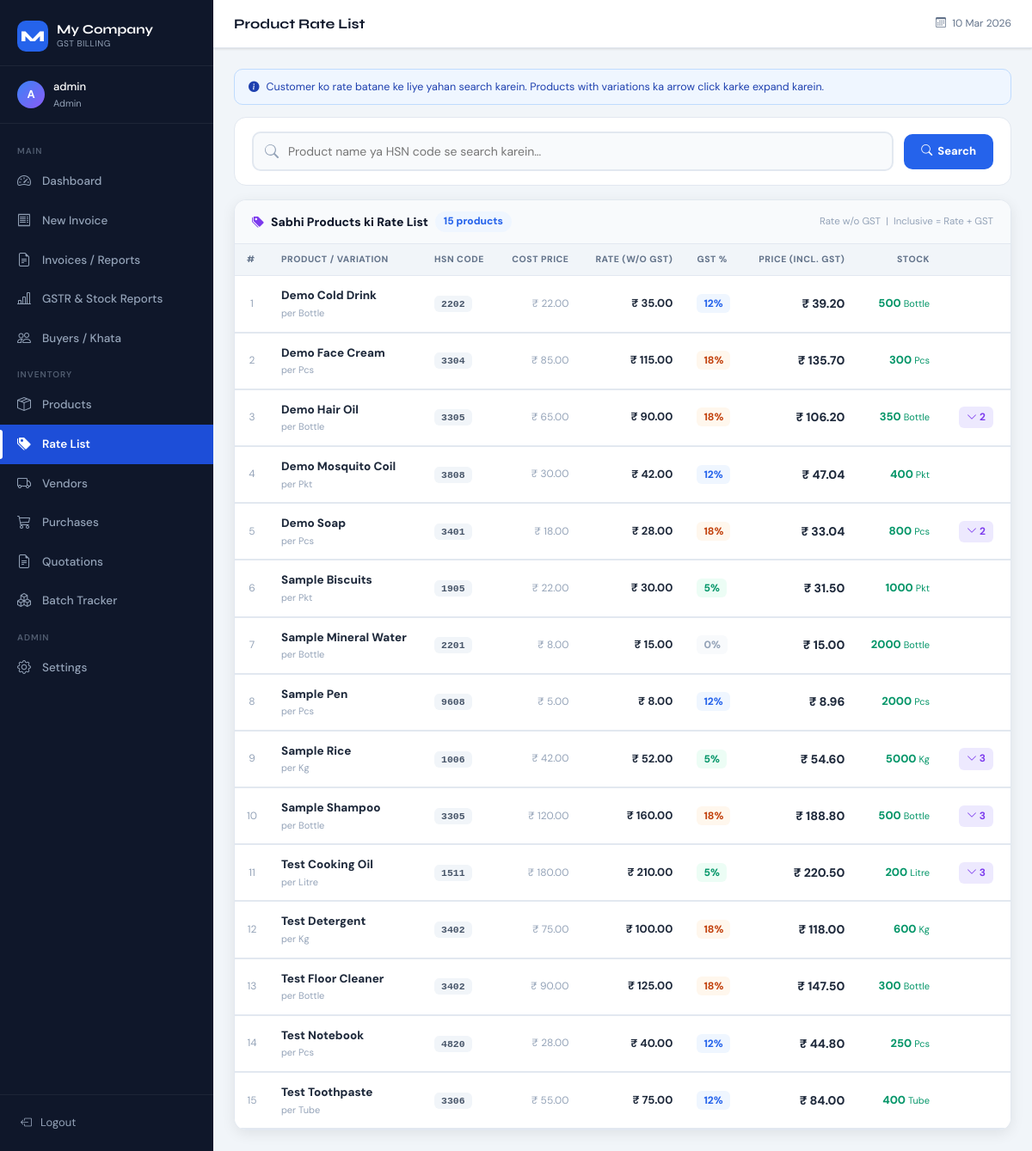
The app's page /products/rate-list (signed in) with its own data.
### tables this page shows
CREATE TABLE products (
    id              INTEGER PRIMARY KEY AUTOINCREMENT,
    name            TEXT NOT NULL UNIQUE,
    hsn             TEXT,
    gst_rate        REAL NOT NULL,
    rate            REAL NOT NULL,
    stock_qty       REAL NOT NULL DEFAULT 0,
    unit            TEXT,
    selling_price   REAL DEFAULT 0,
    wholesale_price REAL DEFAULT 0
);

### app.py (the view)
@app.route('/products/rate-list')
@login_required
def product_rate_list():
    q = request.args.get('q', '').strip()
    conn = db.get_db_connection()
    c = conn.cursor()
    like = f'%{q}%'
    where = "WHERE p.name LIKE ? OR p.hsn LIKE ?" if q else ""
    params = (like, like) if q else ()
    rows = c.execute(f"""
        SELECT p.*,
               COALESCE(p.selling_price, p.rate) AS sp,
               ROUND(COALESCE(p.selling_price, p.rate) * (1 + p.gst_rate/100.0), 2) AS price_with_gst
        FROM products p
        {where}
        ORDER BY p.name
    """, params).fetchall()
    products_list = []
    for r in rows:
        prod = dict(r)
        vars_rows = c.execute("""
            SELECT * FROM product_variations WHERE product_id = ? ORDER BY variation_name
        """, (prod['id'],)).fetchall()
        prod['variations'] = [dict(v) for v in vars_rows]
        products_list.append(prod)
    conn.close()
    settings = load_settings()
    return mrender('product_rate_list.html',
                   products=products_list, q=q,
                   settings=settings)

### app.py (called while the page is built, shortened)
def load_settings():
    try:
        with open(SETTINGS_FILE, 'r') as f:
            return json.load(f)
    except Exception:
        return {
            "company_info"    : {"name": "My Company", "state": "Delhi"},
            "bank_details"    : {},
            "invoice_settings": {"invoice_prefix": "INV-", "terms_and_conditions": ""},
            "upi"             : {"upi_id": "", "upi_name": ""}
        }

def is_mobile_request():
    override = request.args.get('mobile') or request.cookies.get('force_mobile')
    if override == '1':
        return True
    if override == '0':
        return False
    ua = request.headers.get('User-Agent', '').lower()
    return any(token in ua for token in _MOBILE_UAS)

def mrender(template_name, **ctx):
    import os
    return render_template(template_name, **ctx)

def login_required(f):
    @wraps(f)
    def decorated(*args, **kwargs):
        if 'username' not in session:
            flash('Please login to continue.', 'warning')
            return redirect(url_for('login'))
        return f(*args, **kwargs)
    return decorated

@app.context_processor
def inject_globals():
    return {
        'now'          : datetime.now(),
        'app_name'     : load_settings().get('company_info', {}).get('name', 'Billing App'),
        'user_role'    : session.get('role', ''),
        'username'     : session.get('username', ''),
    }

### database_manager.py (called while the page is built)
def get_db_connection():
    os.makedirs(os.path.dirname(DB_FILE), exist_ok=True)
    conn = sqlite3.connect(DB_FILE, check_same_thread=False)
    conn.row_factory = sqlite3.Row
    conn.execute("PRAGMA journal_mode=WAL")   # Better concurrency for web
    conn.execute("PRAGMA foreign_keys=ON")    # Enforce FK constraints
    return conn

### templates/product_rate_list.html (shortened to what this page needs)
{% extends 'base.html' %}
{% block page_title %}Product Rate List{% endblock %}
{% block content %}
<div class="info-bar">
  <i class="bi bi-info-circle-fill"></i>
  Customer ko rate batane ke liye yahan search karein. Products with variations ka arrow click karke expand karein.
</div>
<form method="GET" action="{{ url_for('product_rate_list') }}" id="searchForm">
  <div class="search-bar-wrap">
    <input type="text" name="q" id="searchInput" class="search-input"
           value="{{ q }}" placeholder="Product name ya HSN code se search karein…" autofocus />
    <button type="submit" class="search-btn"><i class="bi bi-search"></i> Search</button>
  </div>
</form>
<div class="rate-table-wrap">
  <div class="table-top-bar">
    <div class="table-top-title">
      <i class="bi bi-tags-fill" style="color:#7c3aed;"></i>
      {% if q %}"{{ q }}" ke results{% else %}Sabhi Products ki Rate List{% endif %}
      <span class="count-chip">{{ products|length }} products</span>
    </div>
    <div style="font-size:11.5px;color:#94a3b8;">Rate w/o GST &nbsp;|&nbsp; Inclusive = Rate + GST</div>
  </div>
  {% if products %}
  <div style="overflow-x:auto;">
    <table class="rate-table">
      <thead>
        <tr>
          <th style="width:34px;">#</th>
          <th>Product / Variation</th>
          <th>HSN Code</th>
          <th class="num">Cost Price</th>
          <th class="num">Rate (w/o GST)</th>
          <th>GST %</th>
          <th class="num">Price (incl. GST)</th>
          <th class="num">Stock</th>
          <th style="width:80px;"></th>
        </tr>
      </thead>
      <tbody>
        {% for p in products %}
        {% set sp = p.selling_price if p.selling_price and p.selling_price > 0 else p.rate %}
        {% set price_incl = sp * (1 + (p.gst_rate or 0) / 100) %}
        {% set gr = p.gst_rate | int %}
        {% set gst_cls = 'gst-0' if gr==0 else ('gst-3' if gr<=3 else ('gst-5' if gr<=5 else ('gst-12' if gr<=12 else ('gst-18' if gr<=18 else 'gst-28')))) %}
        {% set stock_cls = 'stock-zero' if p.stock_qty==0 else ('stock-low' if p.stock_qty<5 else 'stock-ok') %}
        {% set has_vars = p.variations and p.variations|length > 0 %}
        <tr class="tr-product" id="prod_{{ p.id }}">
          <td style="color:#94a3b8;font-size:12px;text-align:center;">{{ loop.index }}</td>
          <td>
            <div class="prod-name">{{ p.name }}</div>
            {% if p.unit %}<div class="prod-unit">per {{ p.unit }}</div>{% endif %}
          </td>
          <td>{% if p.hsn %}<span class="hsn-chip">{{ p.hsn }}</span>{% else %}<span style="color:#cbd5e1;font-size:12px;">—</span>{% endif %}</td>
          <td class="num price-cost">₹ {{ "%.2f"|format(p.rate) }}</td>
          <td class="num"><span style="font-weight:700;color:#1e293b;">₹ {{ "%.2f"|format(sp) }}</span></td>
          <td><span class="gst-badge {{ gst_cls }}">{{ p.gst_rate|int }}%</span></td>
          <td class="num"><span class="price-incl">₹ {{ "%.2f"|format(price_incl) }}</span></td>
          <td class="num">
            <span class="{{ stock_cls }}">{{ "%.0f"|format(p.stock_qty) }}{% if p.unit %}<span style="font-size:11px;font-weight:400;"> {{ p.unit }}</span>{% endif %}</span>
          </td>
          <td style="text-align:center;">
            {% if has_vars %}
            <button class="var-toggle-btn" onclick="toggleVars({{ p.id }},this)">
              <i class="bi bi-chevron-down"></i> {{ p.variations|length }}
            </button>
            {% endif %}
          </td>
        </tr>
        {% endfor %}
      </tbody>
    </table>
  </div>
  {% endif %}
</div>
{% endblock %}

### templates/base.html (style rules this page uses)
:root { --sidebar-w : 248px; --sidebar-bg : #0f172a; --sidebar-hover : #1e293b; --sidebar-active : #1d4ed8; --sidebar-txt : #94a3b8; --sidebar-txt-act: #ffffff; --accent : #2563eb; --accent-light : #eff6ff; --accent-dark : #1d4ed8; --success : #059669; --danger : #dc2626; --warning : #d97706; --body-bg : #f1f5f9; --card-bg : #ffffff; --text-main : #0f172a; --text-muted : #64748b; --border : #e2e8f0; --radius : 12px; --radius-sm : 8px; --shadow-sm : 0 1px 3px rgba(0,0,0,.08), 0 1px 2px rgba(0,0,0,.06); --shadow : 0 4px 16px rgba(0,0,0,.08); --shadow-lg : 0 8px 32px rgba(0,0,0,.12); --font-head : 'Syne', sans-serif; --font-body : 'DM Sans', sans-serif; --transition : 0.18s ease; }
*, *::before, *::after { box-sizing: border-box; margin: 0; padding: 0; }
html, body { height: 100%; overflow: hidden; }
body { font-family: var(--font-body); background: var(--body-bg); color: var(--text-main); font-size: 14px; line-height: 1.6; display: flex; }

### templates/product_rate_list.html (style rules this page uses)
.search-bar-wrap { background:white;border:1.5px solid var(--border);border-radius:14px; padding:16px 20px;margin-bottom:16px;display:flex;align-items:center;gap:12px; }
.search-input { flex:1;border:2px solid var(--border);border-radius:10px; padding:10px 14px 10px 40px;font-size:14px;font-family:var(--font-body);outline:none; transition:border-color .15s; }
.search-btn { background:var(--accent);color:white;border:none;border-radius:10px;padding:10px 20px; font-size:13px;font-weight:800;cursor:pointer;display:flex;align-items:center;gap:6px;white-space:nowrap; }
.rate-table-wrap { background:white;border:1.5px solid var(--border);border-radius:14px;overflow:hidden;box-shadow:var(--shadow); }
.table-top-bar { padding:13px 20px;display:flex;align-items:center;justify-content:space-between; border-bottom:1px solid var(--border);background:#f8fafc; }
.table-top-title { font-weight:800;font-size:14px;color:var(--text-main);display:flex;align-items:center;gap:8px; }
.count-chip { background:#eff6ff;color:#2563eb;border-radius:20px;padding:2px 10px;font-size:12px;font-weight:800; }
.rate-table { width:100%;border-collapse:collapse;font-size:13px; }
.rate-table thead th { padding:10px 14px;background:#f1f5f9;font-size:10.5px;font-weight:800; text-transform:uppercase;letter-spacing:.05em;color:#64748b;border-bottom:1.5px solid var(--border);white-space:nowrap; }
.rate-table thead th.num { text-align:right; }
.tr-product { border-bottom:2px solid #e2e8f0;background:white;transition:background .1s; }
.tr-product td { padding:12px 14px;vertical-align:middle; }
.tr-product td.num { text-align:right;font-variant-numeric:tabular-nums; }
.prod-name { font-weight:800;font-size:13.5px;color:#1e293b; }
.prod-unit { font-size:11px;color:#94a3b8;margin-top:1px; }
.hsn-chip { background:#f1f5f9;color:#475569;border-radius:6px;padding:3px 8px;font-size:11.5px;font-weight:700;font-family:monospace; }
.gst-badge { border-radius:6px;padding:3px 8px;font-size:12px;font-weight:800; }
.gst-0 { background:#f8fafc;color:#94a3b8; }
.gst-5 { background:#ecfdf5;color:#059669; }
.gst-12 { background:#eff6ff;color:#2563eb; }
.gst-18 { background:#fff7ed;color:#c2410c; }
.stock-ok { color:#059669;font-weight:800; }
.price-incl { font-weight:800;color:#1e293b;font-size:14px; }
.price-cost { font-size:12px;color:#94a3b8; }
.var-toggle-btn { background:#ede9fe;border:none;cursor:pointer;color:#7c3aed;font-size:12px; font-weight:700;padding:3px 9px;border-radius:6px;white-space:nowrap; }
.info-bar { background:#eff6ff;border:1px solid #bfdbfe;border-radius:10px;padding:10px 16px; font-size:12.5px;color:#1e40af;margin-bottom:14px;display:flex;align-items:center;gap:8px; }

### records on screen
products: name "Demo Cold Drink", unit "Bottle", hsn "2202", rate "22.00", selling_price "35.00", gst_rate "12", price_incl "39.20", stock_qty "500"
products: name "Demo Face Cream", unit "Pcs", hsn "3304", rate "85.00", selling_price "115.00", gst_rate "18", price_incl "135.70", stock_qty "300"
products: name "Demo Hair Oil", unit "Bottle", hsn "3305", rate "65.00", selling_price "90.00", gst_rate "18", price_incl "106.20", stock_qty "350", variations|length "2"
products: name "Demo Mosquito Coil", unit "Pkt", hsn "3808", rate "30.00", selling_price "42.00", gst_rate "12", price_incl "47.04", stock_qty "400"
products: name "Demo Soap", unit "Pcs", hsn "3401", rate "18.00", selling_price "28.00", gst_rate "18", price_incl "33.04", stock_qty "800", variations|length "2"
products: name "Sample Biscuits", unit "Pkt", hsn "1905", rate "22.00", selling_price "30.00", gst_rate "5", price_incl "31.50", stock_qty "1000"
products: name "Sample Mineral Water", unit "Bottle", hsn "2201", rate "8.00", selling_price "15.00", gst_rate "0", stock_qty "2000"
products: name "Sample Pen", unit "Pcs", hsn "9608", rate "5.00", selling_price "8.00", gst_rate "12", price_incl "8.96", stock_qty "2000"
products: name "Sample Rice", unit "Kg", hsn "1006", rate "42.00", selling_price "52.00", gst_rate "5", price_incl "54.60", stock_qty "5000", variations|length "3"
products: name "Sample Shampoo", unit "Bottle", hsn "3305", rate "120.00", selling_price "160.00", gst_rate "18", price_incl "188.80", stock_qty "500", variations|length "3"
products: name "Test Cooking Oil", unit "Litre", hsn "1511", rate "180.00", selling_price "210.00", gst_rate "5", price_incl "220.50", stock_qty "200", variations|length "3"
products: name "Test Detergent", unit "Kg", hsn "3402", rate "75.00", selling_price "100.00", gst_rate "18", price_incl "118.00", stock_qty "600"
products: name "Test Floor Cleaner", unit "Bottle", hsn "3402", rate "90.00", selling_price "125.00", gst_rate "18", price_incl "147.50", stock_qty "300"
products: name "Test Notebook", unit "Pcs", hsn "4820", rate "28.00", selling_price "40.00", gst_rate "12", price_incl "44.80", stock_qty "250"
products: name "Test Toothpaste", unit "Tube", hsn "3306", rate "55.00", selling_price "75.00", gst_rate "12", price_incl "84.00", stock_qty "400"

### other values on screen
{{ app_name[0]|upper if app_name else 'B' }} "M"
{{ app_name if app_name else 'BillPro' }} "My Company"
{{ username[0]|upper if username else 'U' }} "A"
{{ username }} "admin"
{{ user_role }} "Admin"
{{ products|length }} "15"
